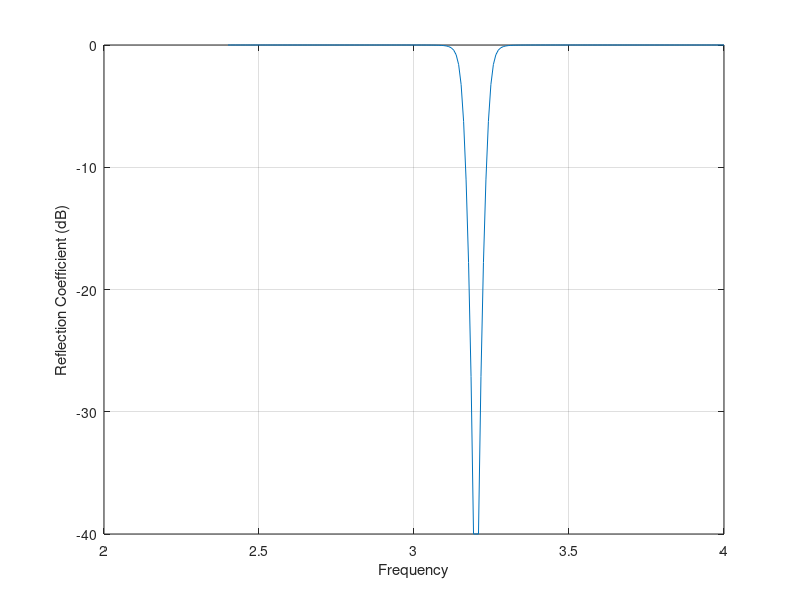

This figure's MATLAB source:
Ze1 = 63.45;
Zo1 = 41.38;
Ze2 = 51.80;
Zo2 = 48.39;
Ze3 = 51.80;
Zo3 = 48.39;
Ze4 = 63.54;
Zo4 = 41.38;
f0   = 3.2;
fmax = 4;
fmin = 2.4;
N    = 200;
ZL = 50;
Z0 = 50;
counter = 1;
Gamma_in = zeros(1,N);
freq = zeros(1,N);

for f = fmin:(fmax-fmin)/N:fmax
    bl=pi/2*f/f0;  
    
    A1=[(Ze1+Zo1)*(exp(1i*2*bl)+1)/(2*exp(1i*bl)*(Ze1-Zo1))...
        ((Ze1+Zo1)^2 *((exp(1i*2*bl)+1)^2)-4*exp(1i*2*bl)*(Ze1-Zo1)^2)/(4*(exp(1i*2*bl)-1)*exp(1i*bl)*(Ze1-Zo1));...
        (exp(1i*2*bl)-1)/(exp(1i*bl)*(Ze1-Zo1))...
       ((Ze1+Zo1)*(exp(1i*2*bl)+1))/(2*exp(1i*bl)*(Ze1-Zo1)) ];
    A2=[(Ze2+Zo2)*(exp(1i*2*bl)+1)/(2*exp(1i*bl)*(Ze2-Zo2)) ...
        ((Ze2+Zo2)^2 *((exp(1i*2*bl)+1)^2)-4*exp(1i*2*bl)*(Ze2-Zo2)^2)/(4*(exp(1i*2*bl)-1)*exp(1i*bl)*(Ze2-Zo2));...   
       (exp(1i*2*bl)-1)/(exp(1i*bl)*(Ze2-Zo2))...
       ((Ze2+Zo2)*(exp(1i*2*bl)+1))/(2*exp(1i*bl)*(Ze2-Zo2)) ];  ...
    A3=[(Ze3+Zo3)*(exp(1i*2*bl)+1)/(2*exp(1i*bl)*(Ze3-Zo3))...  
        ((Ze3+Zo3)^2 *((exp(1i*2*bl)+1)^2)-4*exp(1i*2*bl)*(Ze3-Zo3)^2)/(4*(exp(1i*2*bl)-1)*exp(1i*bl)*(Ze3-Zo3));  ... 
        (exp(1i*2*bl)-1)/(exp(1i*bl)*(Ze3-Zo3)) ...
        ((Ze3+Zo3)*(exp(1i*2*bl)+1))/(2*exp(1i*bl)*(Ze3-Zo3)) ]; ... 
    A4=[(Ze4+Zo4)*(exp(1i*2*bl)+1)/(2*exp(1i*bl)*(Ze4-Zo4)) ...
       ((Ze4+Zo4)^2 *((exp(1i*2*bl)+1)^2)-4*exp(1i*2*bl)*(Ze4-Zo4)^2)/(4*(exp(1i*2*bl)-1)*exp(1i*bl)*(Ze4-Zo4));  ... 
       (exp(1i*2*bl)-1)/(exp(1i*bl)*(Ze4-Zo4))...
       ((Ze4+Zo4)*(exp(1i*2*bl)+1))/(2*exp(1i*bl)*(Ze4-Zo4)) ]; 
        
    Atotal = A1 * A2 * A3 * A4;
    Zin = ( Atotal(1,1) * ZL + Atotal(1,2) ) / ( Atotal(2,1) * ZL + Atotal(2,2));    
    Gamma_in(counter) = 20*log10(abs(( Zin - Z0 ) / ( Zin + Z0 )));
    if (Gamma_in(counter) < -40)
        Gamma_in(counter) = -40;
    end
    freq(counter) = f;
    counter = counter + 1; 
end

figure;
plot(freq,Gamma_in);
grid;
xlabel('Frequency');
ylabel('Reflection Coefficient (dB)');




       